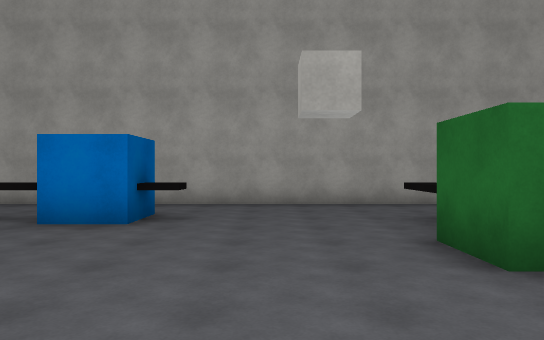
view 1 (above)

14 first-person views from a walk through a 3-D level made in the Unity game engine. The camera is 1.5 m above the floor, looks level and sees 70° across. The floor is counted in squares, 2 m on a side. Each view is taken from the middle of a square. On the plan, view 1 faces up. The plan holds only what a view shows up to about 12 squares ahead; the rest is blank. The place goes on beyond the plan. The player is left out. Surface patterns are stand-ins for the level's own textures.

view 2
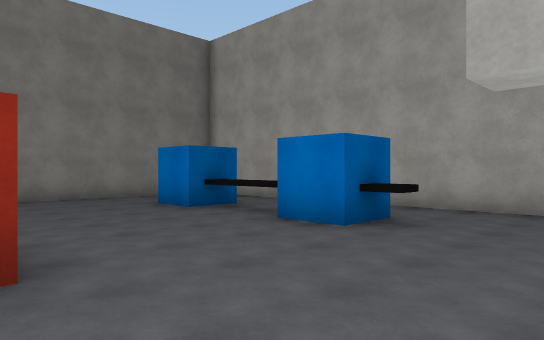

view 3
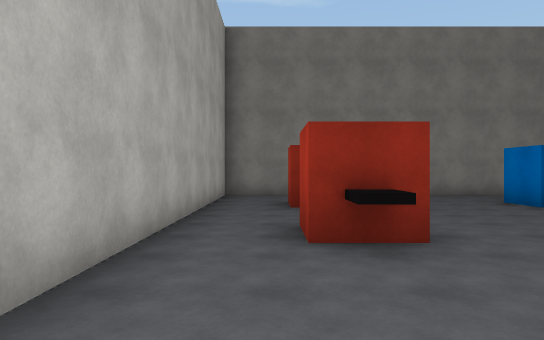

view 4
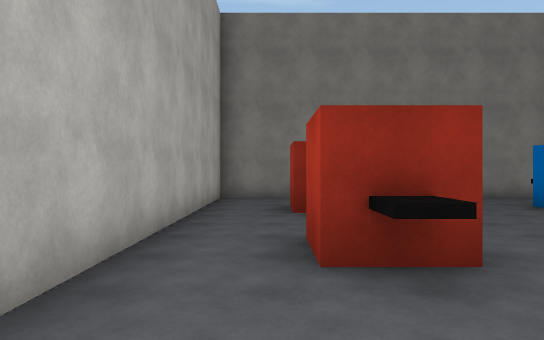

view 5
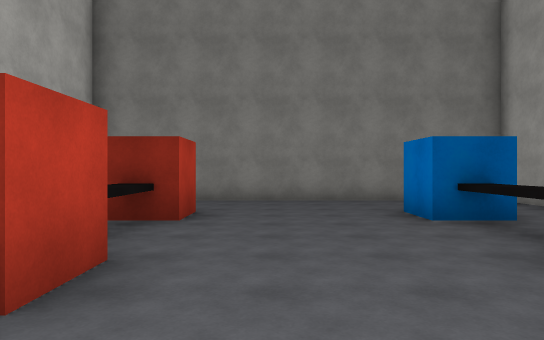

view 6
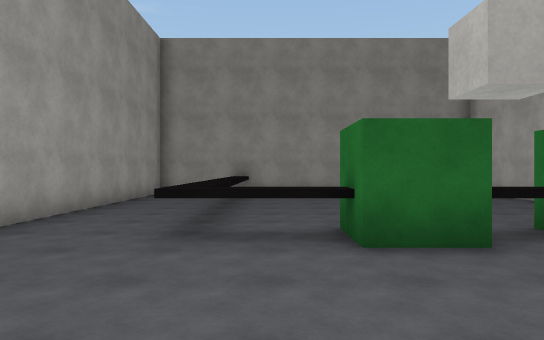

view 7
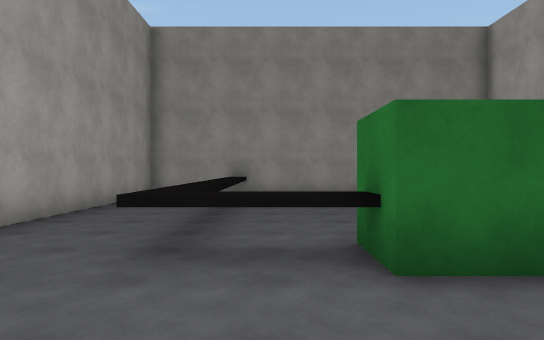

view 8
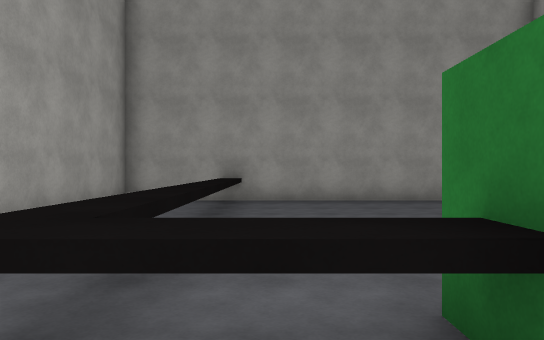

view 9
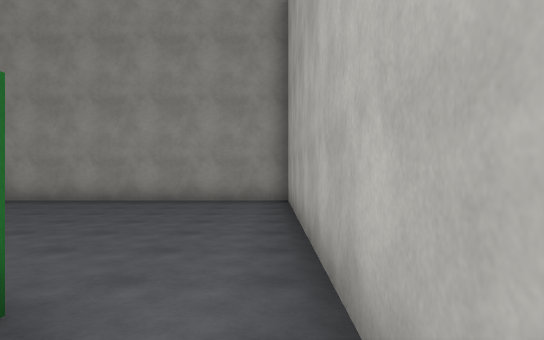

view 10
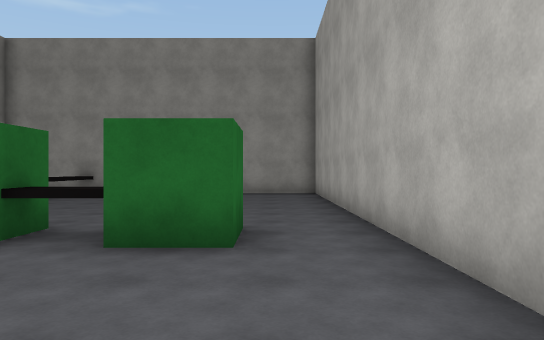

view 11
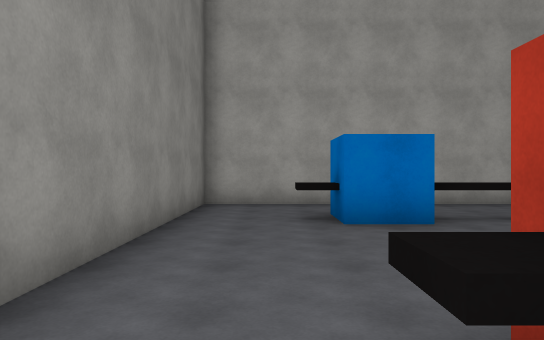

view 12
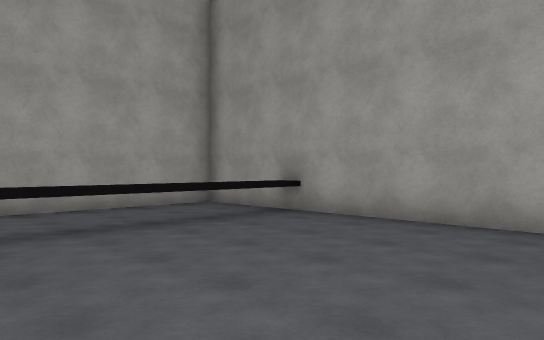

view 13
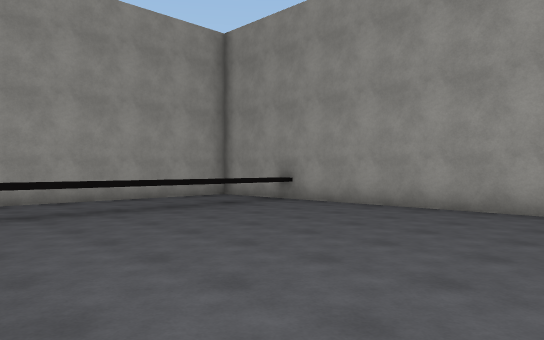

view 14
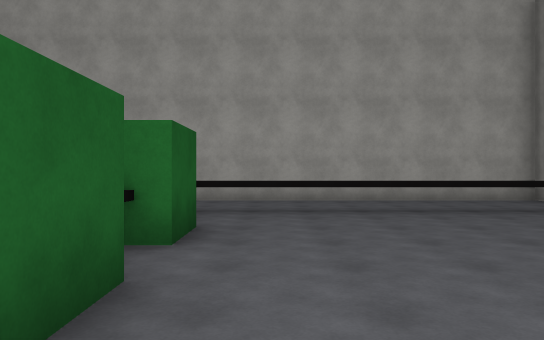

### Floor plan
Key: @ floor where view 1 was taken; # wall or solid block; . floor; T thing the floor can be seen under or through; C blue cube; G green cube; R red cube.
Columns run from 10 left of view 1 to 11 right of it. Each row starts with its distance up from view 1.
  9 ######################
  8 #....................#
  7 #....................#
  6 #..#CTTC#....TTTTTTTT#
  5 #...........#........#
  4 #...........G#.......#
  3 #...........##.......#
  2 #...........#........#
  1 #..#R##R#...G#.......#
  0 #.........@..........#
 -1 #....................#
 -2 ######################

Where each view was taken, in squares from view 1:
view 1: 0 up, 0 right, facing up
view 2: 1 up, 1 right, facing up-left
view 3: 0 up, 2 right, facing left
view 4: 0 up, 1 right, facing left
view 5: 3 up, 0 right, facing left
view 6: 5 up, 2 left, facing right
view 7: 5 up, 1 left, facing right
view 8: 5 up, 1 right, facing right
view 9: 1 down, 1 right, facing right
view 10: 0 up, 2 left, facing right
view 11: 0 up, 8 left, facing up
view 12: 1 up, 5 right, facing up-right
view 13: 1 down, 3 right, facing up-right
view 14: 1 down, 4 right, facing up
